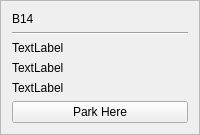
        <widget class="QFrame" name="frame_54">
         <property name="frameShape">
          <enum>QFrame::StyledPanel</enum>
         </property>
         <property name="frameShadow">
          <enum>QFrame::Plain</enum>
         </property>
         <layout class="QGridLayout" name="gridLayout_71">
          <item row="0" column="0">
           <layout class="QVBoxLayout" name="verticalLayout_70">
            <item>
             <widget class="QLabel" name="label_70">
              <property name="text">
               <string>B14</string>
              </property>
             </widget>
            </item>
            <item>
             <widget class="Line" name="line_70">
              <property name="orientation">
               <enum>Qt::Horizontal</enum>
              </property>
             </widget>
            </item>
            <item>
             <widget class="QLabel" name="b14TakenLbl">
              <property name="text">
               <string>TextLabel</string>
              </property>
             </widget>
            </item>
            <item>
             <widget class="QLabel" name="b14handLbl">
              <property name="text">
               <string>TextLabel</string>
              </property>
             </widget>
            </item>
            <item>
             <widget class="QLabel" name="takenByLblb14">
              <property name="text">
               <string>TextLabel</string>
              </property>
             </widget>
            </item>
            <item>
             <widget class="QPushButton" name="b14Btn">
              <property name="text">
               <string>Park Here</string>
              </property>
             </widget>
            </item>
           </layout>
          </item>
         </layout>
        </widget>
